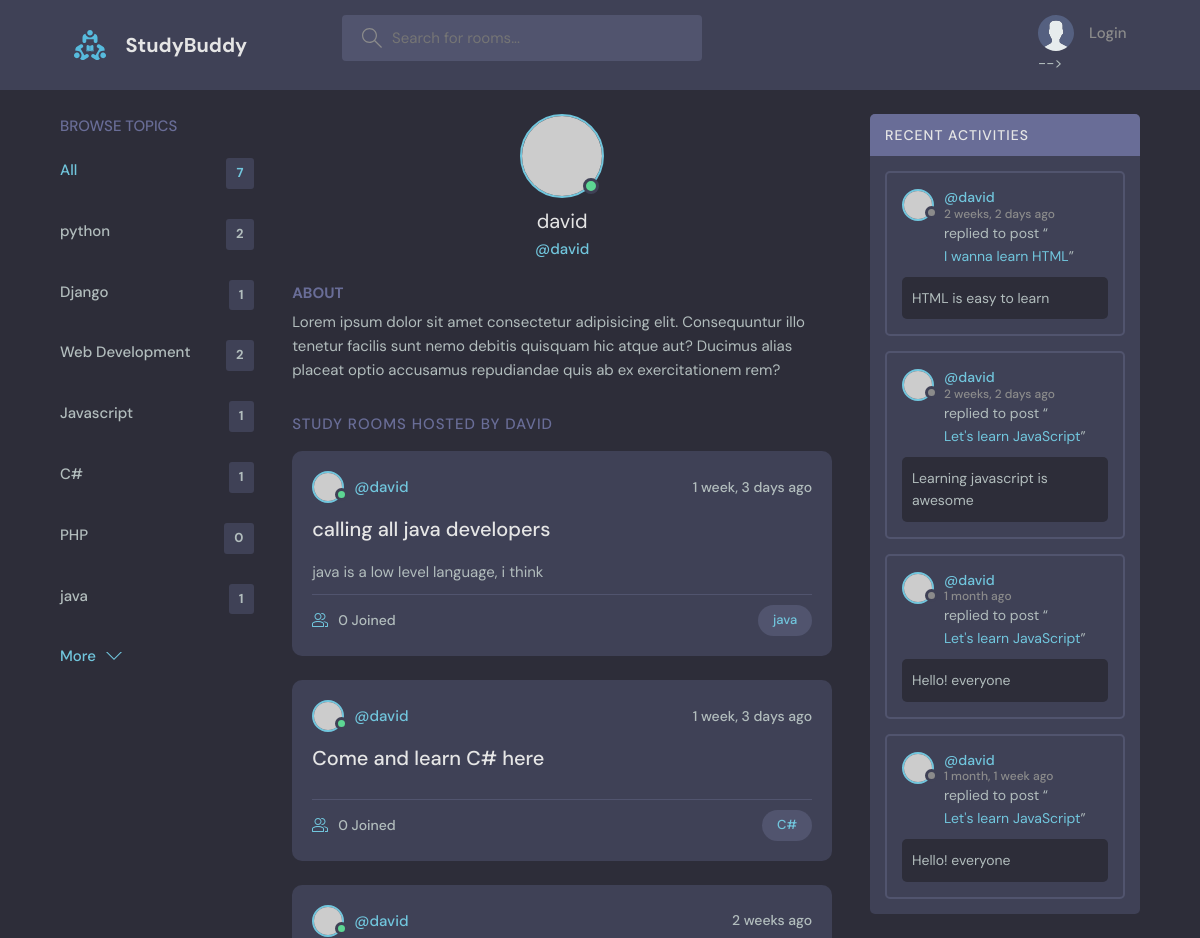
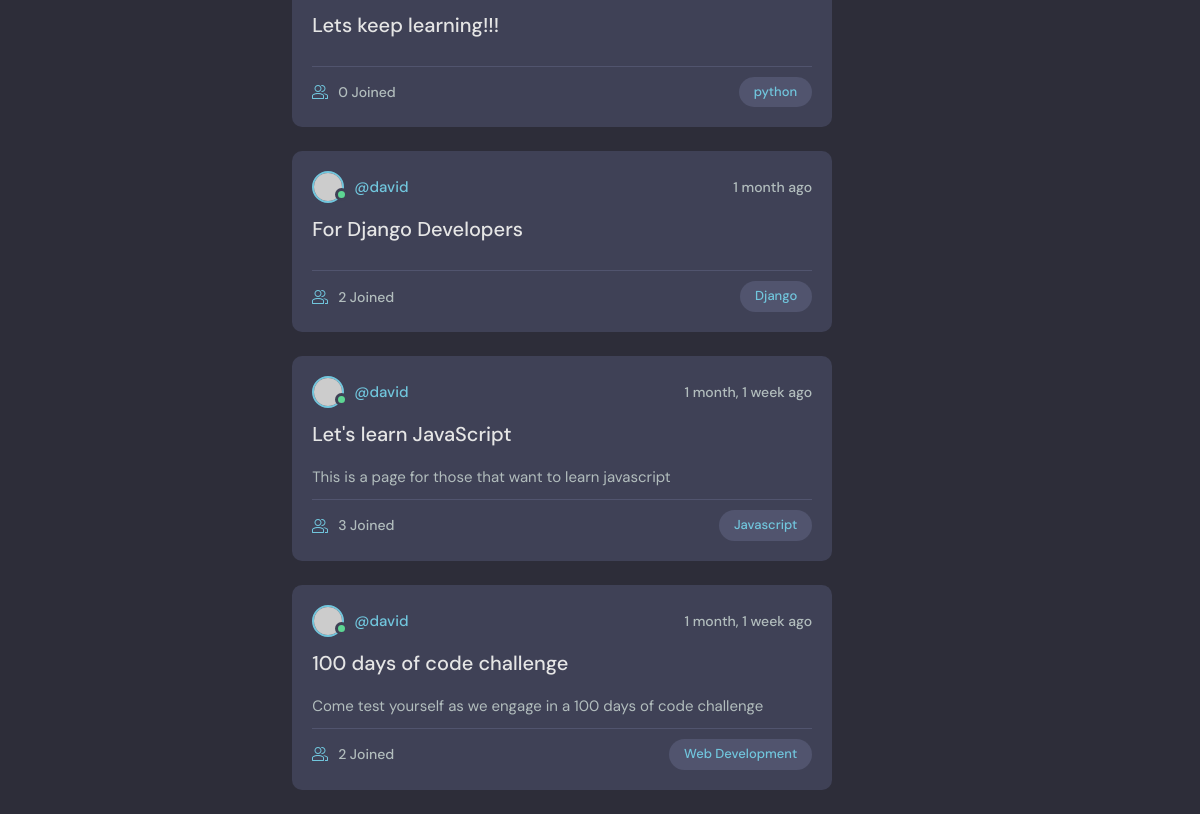
The app's page /profile/1 with its own data (2 pictures, top to bottom).
### base/models.py (models this page shows, shortened)
class Topic(models.Model):
    name = models.CharField(max_length=200)

class Rooms(models.Model):
    host = models.ForeignKey(User, on_delete=models.SET_NULL, null=True)
    topic = models.ForeignKey(Topic, on_delete=models.SET_NULL, null=True)
    name = models.CharField(max_length=200)
    description = models.TextField(blank=True, null=True)
    participants = models.ManyToManyField(User, related_name='participant', blank=True)
    updated = models.DateTimeField(auto_now=True)
    created = models.DateTimeField(auto_now_add=True)
    class Meta:
        ordering = ['-updated', '-created']
    def __str__(self):
        return self.name

class Message(models.Model):
    user = models.ForeignKey(User, on_delete=models.CASCADE)
    room = models.ForeignKey(Rooms, on_delete=models.CASCADE)
    body = models.TextField()
    updated = models.DateTimeField(auto_now=True)
    created = models.DateTimeField(auto_now_add=True)
    class Meta:
        ordering = ['-updated', '-created']
    def __str__(self):
        return self.body[0:50]

### base/views.py (the view)
# urls.py: path('profile/<str:pk>', views.userProfile, name='user-profile'),
def userProfile(request, pk):
    user = User.objects.get(id=pk)
    rooms = user.rooms_set.all()
    room_messages = user.message_set.all()
    topics = Topic.objects.all()
    context = {'user': user, 'rooms': rooms, 'room_messages': room_messages, 'topics': topics}
    return render(request, 'base/profile.html', context)

### base/templates/base/profile.html (shortened to what this page needs)
{% extends 'main.html' %}
{% block content %}
<main class="profile-page layout layout--3">
  <div class="container">
    {% include 'base/topics_component.html' %}
    <div class="roomList">
      <div class="profile">
        <div class="profile__avatar">
          <div class="avatar avatar--large active">
            <img src="https://randomuser.me/api/portraits/men/11.jpg" />
          </div>
        </div>
        <div class="profile__info">
          <h3>{{user.username}}</h3>
          <p>@{{user.username}}</p>
        </div>
        <div class="profile__about">
          <h3>About</h3>
          <p>
            Lorem ipsum dolor sit amet consectetur adipisicing elit. Consequuntur illo tenetur
            facilis sunt nemo debitis quisquam hic atque aut? Ducimus alias placeat optio
            accusamus repudiandae quis ab ex exercitationem rem?
          </p>
        </div>
      </div>
      <div class="roomList__header">
        <div>
          <h2>Study Rooms Hosted by {{user.username}}</a>
          </h2>
        </div>
      </div>
      {% include 'base/feeds_component.html' %}
    </div>
    {% include 'base/activity_component.html' %}
  </div>
</main>
{% endblock content %}

### templates/main.html (shortened to what this page needs)
<!DOCTYPE html>
{% load static %}
<html lang="en">
    <head>
        <link rel="stylesheet" href="{% static 'styles/style.css' %}" />
    </head>
<body>
    {% include 'navbar.html' %}
    {% block content %}
    {% endblock %}
</body>
</html>

### templates/navbar.html (shortened to what this page needs)
{% load static %}
<header class="header header--loggedIn">
    <div class="container">
      <a href="{% url 'home' %}" class="header__logo">
        <img src="{% static 'images/logo.svg'%}" />
        <h1>StudyBuddy</h1>
      </a>
      <form class="header__search" action="{% url 'home' %}" method="get">
        <label>
          <input placeholder="Search for rooms..." type="text" name="q" />
        </label>
      </form>
      <nav class="header__menu">
        {% if request.user.is_authenticated %}
        <div class="header__user">
          <a href="{% url 'user-profile' user.id %}">
            <div class="avatar avatar--medium active">
              <img src="https://randomuser.me/api/portraits/men/37.jpg" />
            </div>
            <p>{{request.user.username}}<span>@{{request.user.username}}
            </span></p>
          </a>
          <button class="dropdown-button">
            <svg version="1.1" xmlns="http://www.w3.org/2000/svg" width="32" height="32" viewBox="0 0 32 32">
              <title>chevron-down</title>
              <path d="M16 21l-13-13h-3l16 16 16-16h-3l-13 13z"></path>
            </svg>
          </button>
          {% else %}
          <a href="{% url 'login' %}">
            <img src="{% static 'images/avatar.svg' %}" />
            <p>Login</p>
          </a> -->
          {% endif %}
        </div>
  </header>

### base/templates/base/topics_component.html
<div class="topics">
    <div class="topics__header">
      <h2>Browse Topics</h2>
    </div>
    <ul class="topics__list">
      <li>
        <a href="{% url 'home' %}" class="active">All <span>{{topics.count}}</span></a>
      </li>
      {% for topic in topics%}
      <li>
        <a href="{% url 'home' %}?q={{topic.name}}">{{topic.name}} <span>{{topic.rooms_set.all.count}}</span></a>
      </li>
      {% endfor %}
    </ul>
    <a class="btn btn--link" href="{% url 'topics' %}">
      More
      <svg version="1.1" xmlns="http://www.w3.org/2000/svg" width="32" height="32" viewBox="0 0 32 32">
        <title>chevron-down</title>
        <path d="M16 21l-13-13h-3l16 16 16-16h-3l-13 13z"></path>
      </svg>
    </a>
  </div>

### base/templates/base/feeds_component.html (shortened to what this page needs)
  {% for room in rooms %}
    <div class="roomListRoom">
      <div class="roomListRoom__header">
        <a href="{% url 'user-profile' room.host.id%}" class="roomListRoom__author">
          <div class="avatar avatar--small active">
            <img src="https://randomuser.me/api/portraits/men/11.jpg" />
          </div>
          <span>@{{room.host.username}}</span>
        </a>
        <div class="roomListRoom__actions">
          <span>{{room.created|timesince}} ago</span>
        </div>
      </div>
      <div class="roomListRoom__content">
        <a href="{% url 'room' room.id %}">{{room.name}}</a>
        <p>
          {{room.description}}
        </p>
      </div>
      <div class="roomListRoom__meta">
        <a class="roomListRoom__joined">
          {{room.participants.all.count}} Joined
        </a>
        <a href="{% url 'home' %}?q={{room.topic.name}}"><p class="roomListRoom__topic"> {{room.topic.name}}</p></a>
      </div>
    </div>
  {% endfor %}

### base/templates/base/activity_component.html (shortened to what this page needs)
<div class="activities">
    <div class="activities__header">
      <h2>Recent Activities</h2>
    </div>
    {% for message in room_messages %}
    <div class="activities__box">
      <div class="activities__boxHeader roomListRoom__header">
        <a href="{% url 'user-profile' message.user.id %}" class="roomListRoom__author">
          <div class="avatar avatar--small">
            <img src="https://randomuser.me/api/portraits/women/11.jpg" />
          </div>
          <p>
            @{{message.user}}
            <span>{{message.created|timesince}} ago</span>
          </p>
        </a>
      </div>
      <div class="activities__boxContent">
        <p>replied to post “<a href="{% url 'room' message.room.id %}"> {{message.room}}</a>”</p>
        <div class="activities__boxRoomContent">
            {{message}}
        </div>
      </div>
    </div>
    {% endfor %}
  </div>

### records on screen
Topic: name "python", rooms_set.all.count "2"
Topic: name "Django", rooms_set.all.count "1"
Topic: name "Web Development", rooms_set.all.count "2"
Topic: name "Javascript", rooms_set.all.count "1"
Topic: name "C#", rooms_set.all.count "1"
Topic: name "PHP", rooms_set.all.count "0"
Topic: name "java", rooms_set.all.count "1"
Rooms: host.username "david", created "1 week, 3 days", name "calling all java developers", description "java is a low level language, i think", participants.all.count "0", topic.name "java"
Rooms: host.username "david", created "1 week, 3 days", name "Come and learn C# here", participants.all.count "0", topic.name "C#"
Rooms: host.username "david", created "2 weeks", name "Lets keep learning!!!", participants.all.count "0", topic.name "python"
Rooms: host.username "david", created "1 month", name "For Django Developers", participants.all.count "2", topic.name "Django"
Rooms: host.username "david", created "1 month, 1 week", name "Let's learn JavaScript", description "This is a page for those that want to learn javascript", participants.all.count "3", topic.name "Javascript"
Rooms: host.username "david", created "1 month, 1 week", name "100 days of code challenge", description "Come test yourself as we engage in a 100 days of code challenge", participants.all.count "2", topic.name "Web Development"
Message: user "david", created "2 weeks, 2 days", room "I wanna learn HTML", body "HTML is easy to learn"
Message: user "david", created "2 weeks, 2 days", room "Let's learn JavaScript", body "Learning javascript is awesome"
Message: user "david", created "1 month", room "Let's learn JavaScript", body "Hello! everyone"
Message: user "david", created "1 month, 1 week", room "Let's learn JavaScript", body "Hello! everyone"

### other values on screen
{{ topics.count }} "7"
{{ user.username }} "david"
{{ user.username }} "DAVID"
